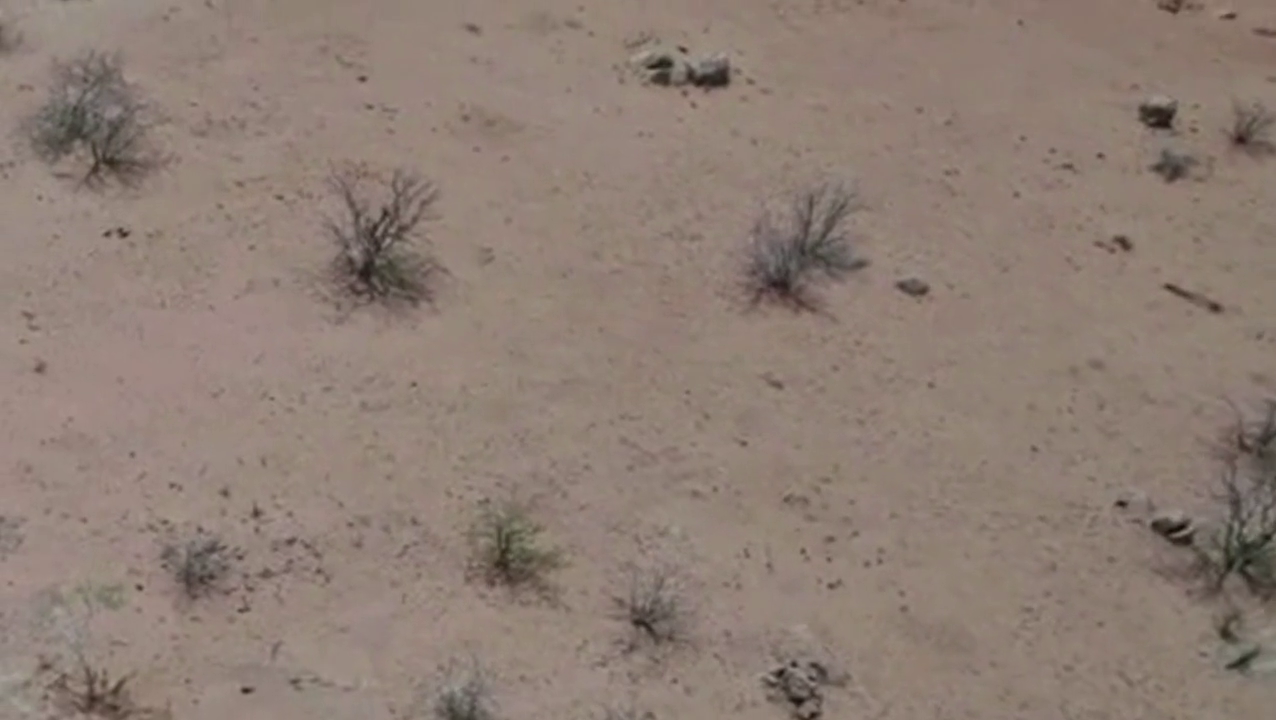
#> input picture frame 29 of desertPOVedit.mp4, 1276 x 720 px
$ python bush.py
#> lines starting #> are read from the running program, lines starting #| are printed output that depends on the picture; after the words box and inside, x2 and y2 are one past the last pixel; in counts of white or black regions, pixels touching at a corner belong together
#> further down, frame is the input picture: shape (720, 1276, 3); mean B, G, R 115.7, 125.4, 141.5
import cv2
import numpy as np
import largestinteriorrectangle as lir

#test
#video from https://www.vecteezy.com/video/39396573-giraffes-running-in-the-desert-in-africa

# Convert RGB to HSV
target_rgb = np.uint8([[[159, 140, 131]]])
target_hsv = cv2.cvtColor(target_rgb, cv2.COLOR_RGB2HSV)[0][0]

# print(target_hsv)

# Define the range for the target color in HSV, add value clamping to prevent invalid HSV ranges
hue = target_hsv[0]
sat = target_hsv[1]
val = target_hsv[2]

lower_color = np.array([
    max(0, hue - 20),
    max(0, sat - 40),
    max(0, val - 40)
])

upper_color = np.array([
    min(179, hue + 20),
    min(255, sat + 40),
    min(255, val + 40)
])

# Function to process frame and detect areas of the target color
def detect_landing_areas(frame):
    # Convert the image to the HSV color space
    hsv = cv2.cvtColor(frame, cv2.COLOR_BGR2HSV)
#> hsv: shape (720, 1276, 3); mean H, S, V 11.4, 46.6, 141.5

    # Create a mask for the target color
    mask = cv2.inRange(hsv, lower_color, upper_color)
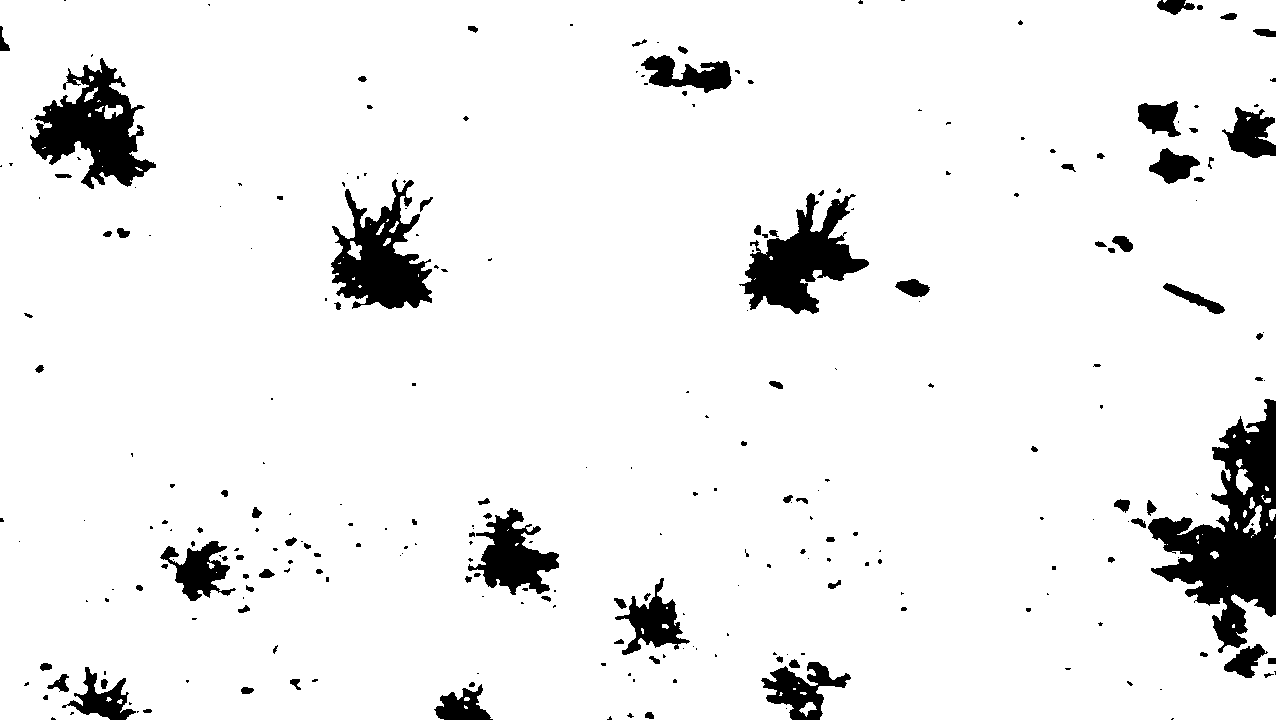
#> mask: shape (720, 1276); 93.3% white; 271 black regions (168 under 20 px)
    cv2.imshow('Mask', mask)

    # Find contours of the target color areas
    contours, _ = cv2.findContours(mask, cv2.RETR_EXTERNAL, cv2.CHAIN_APPROX_SIMPLE)
#> contours = 35 contours, 26 with area under 20; largest, box (x1, y1, x2, y2) and area: (0, 0, 1276, 720) 893402, (1236, 469, 1253, 495) 228, (1243, 505, 1262, 535) 200, (799, 702, 817, 717) 97, (1269, 509, 1276, 521) 49

    # Sort contours by area in descending order
    contours = sorted(contours, key=cv2.contourArea, reverse=True)

    # Define colors for the top 3 largest contours
    colors = [(0, 255, 0), (255, 0, 0), (0, 0, 255)] # Green, Blue, Red

    # Highlight the top 3 largest contours
    for i, contour in enumerate(contours[:3]):
        # Calculate the center of the contour
        M = cv2.moments(contour)
        if M["m00"] != 0:
            cX = int(M["m10"] / M["m00"])
            cY = int(M["m01"] / M["m00"])

        # Draw the contour and its center on the frame
        cv2.drawContours(frame, [contour], -1, colors[i], 2)
        cv2.circle(frame, (cX, cY), 7, colors[i], -1)
        cv2.putText(frame, f"Landing Zone {i+1}", (cX - 20, cY - 20),
        cv2.FONT_HERSHEY_SIMPLEX, 0.5, colors[i], 2)

        # Print the coordinates of the center of the largest contour
        if i == 0:
            print(f"Largest Landing Zone Center: ({cX}, {cY})")
#> this loop made 3 passes
#> (cX, cY) on passes 1 to 3: (626, 355), (1242, 481), (1254, 521)
#| Largest Landing Zone Center: (626, 355)
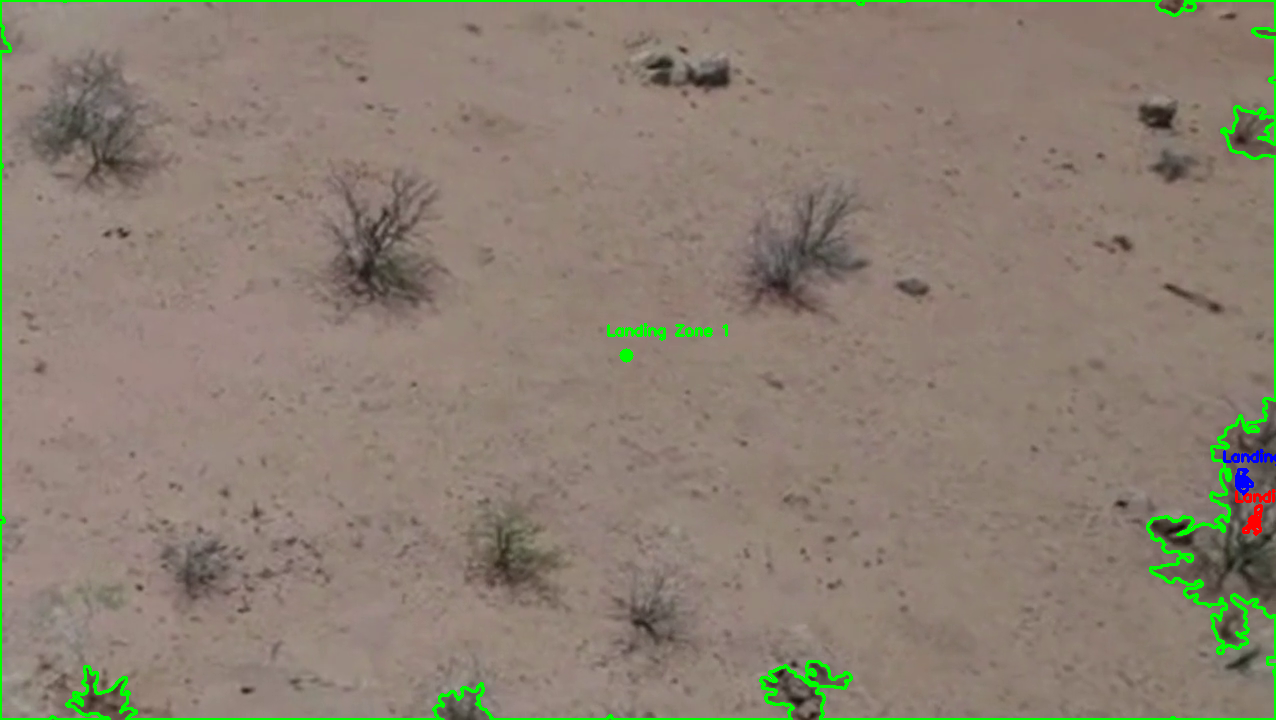
#> frame: shape (720, 1276, 3); 1.84% of pixels changed, all inside (x1, y1, x2, y2) = (0, 0, 1276, 720)

    return frame


#switch between image and video testing
test = "video"
# test = "image"

if test == "video":
# Open the video file
    cap = cv2.VideoCapture('desertPOVedit.mp4')

    # Check if the video file opened successfully
    if not cap.isOpened():
        print("Error: Could not open video file.")
        exit()

    while cap.isOpened():
        # Read a frame from the video
        ret, frame = cap.read()

        # If the frame was read successfully, process it
        if ret:
            # Process the frame
            processed_frame = detect_landing_areas(frame)

            # Display the result
            cv2.imshow('Landing Area Detection', processed_frame)

            # Exit if the user presses the 'q' key
            if cv2.waitKey(1) & 0xFF == ord('q'):
#> (key q is pressed here)
                break
        else:
            break

    # Release the video capture object and close all OpenCV windows
    cap.release()
    cv2.destroyAllWindows()
elif test == "image":
    # Load the test image
    image = cv2.imread('vegetation.jpg')

    # Process the image
    processed_image = detect_landing_areas(image)

    # Display the result
    cv2.imshow('Landing Area Detection', processed_image)
    cv2.waitKey(0)
    cv2.destroyAllWindows()

$ run again, starting later in the video
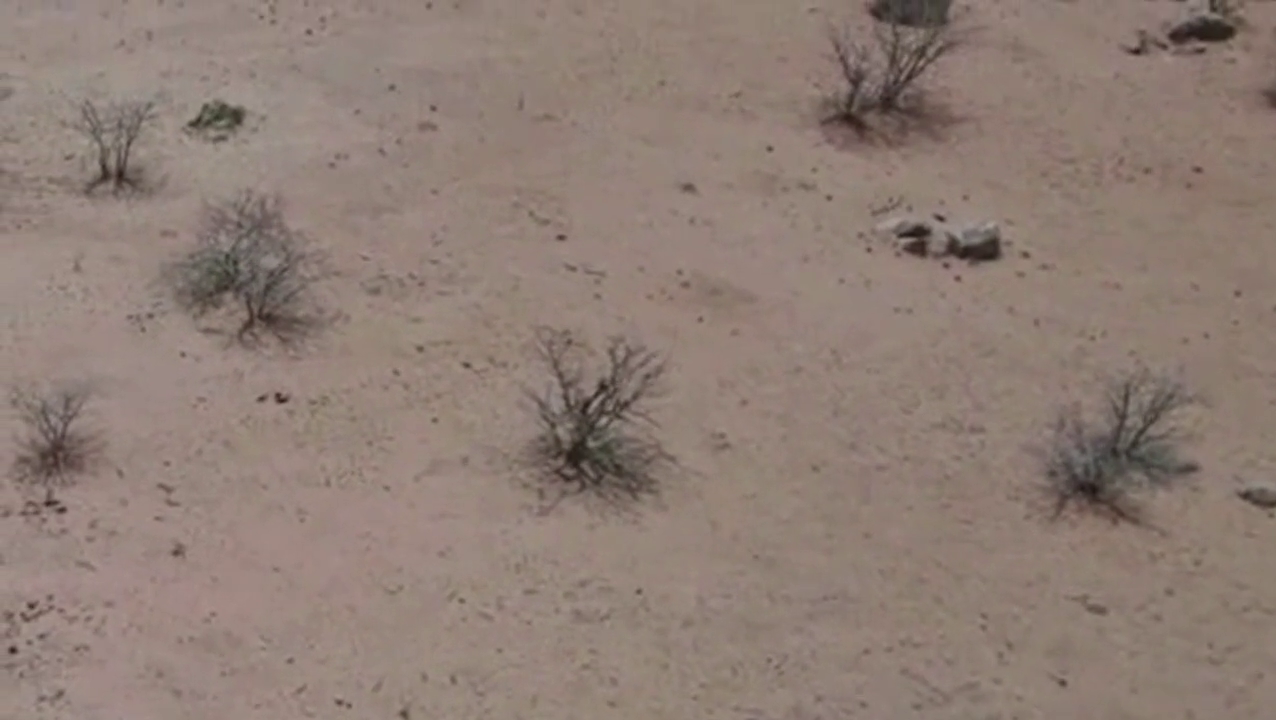
#> input picture frame 131 of desertPOVedit.mp4, 1276 x 720 px
#> frame is the input picture: shape (720, 1276, 3); mean B, G, R 116.4, 125.1, 142.2
#> hsv: shape (720, 1276, 3); mean H, S, V 10.3, 46.5, 142.2
#> in detect_landing_areas, `mask = cv2.inRange(hsv, lower_color, upper_color)`:
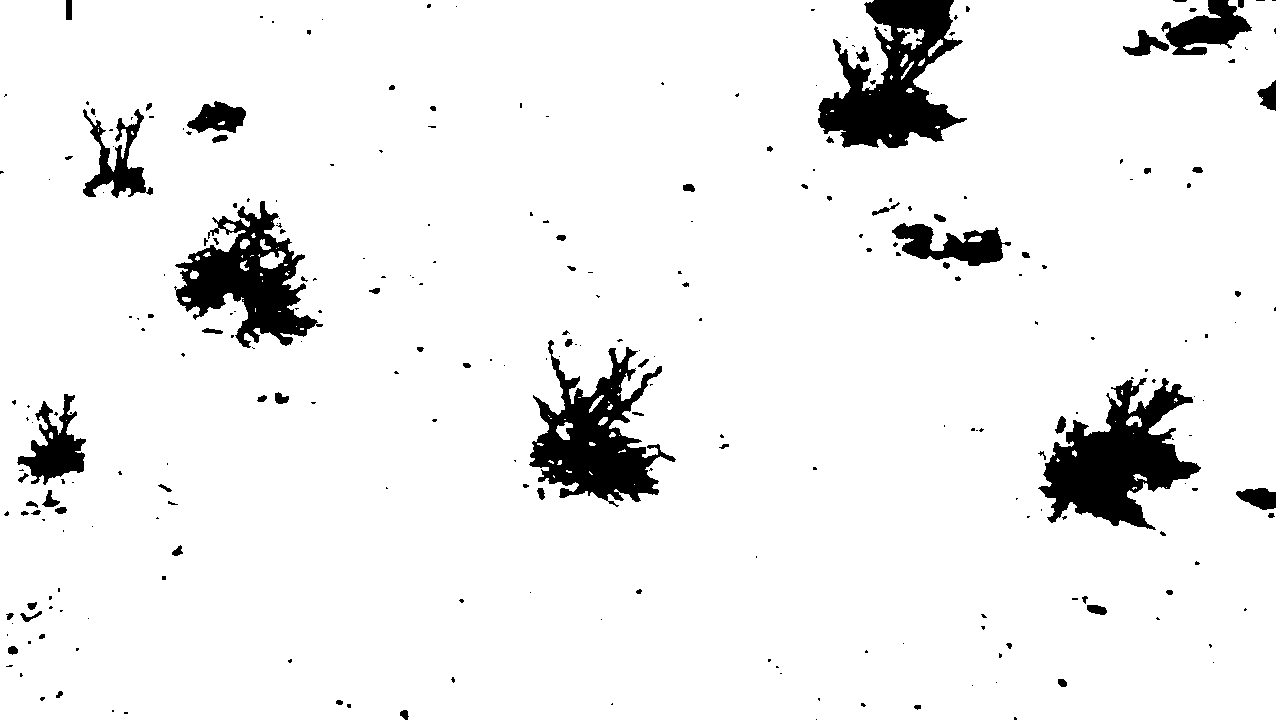
#> mask: shape (720, 1276); 93.4% white; 272 black regions (191 under 20 px)
#> contours = 16 contours, 10 with area under 20; largest, box (x1, y1, x2, y2) and area: (0, 0, 1276, 720) 900202, (897, 28, 925, 50) 237, (928, 39, 943, 57) 77, (900, 54, 908, 67) 40, (901, 61, 914, 80) 35, (918, 58, 925, 66) 21
#> the loop in detect_landing_areas, `for i, contour in enumerate(contours[:3]):` made 3 passes
#> (cX, cY) on passes 1 to 3: (631, 364), (912, 36), (934, 47)
#> (printed output is left out)
#> after the loop in detect_landing_areas, `for i, contour in enumerate(contours[:3]):`:
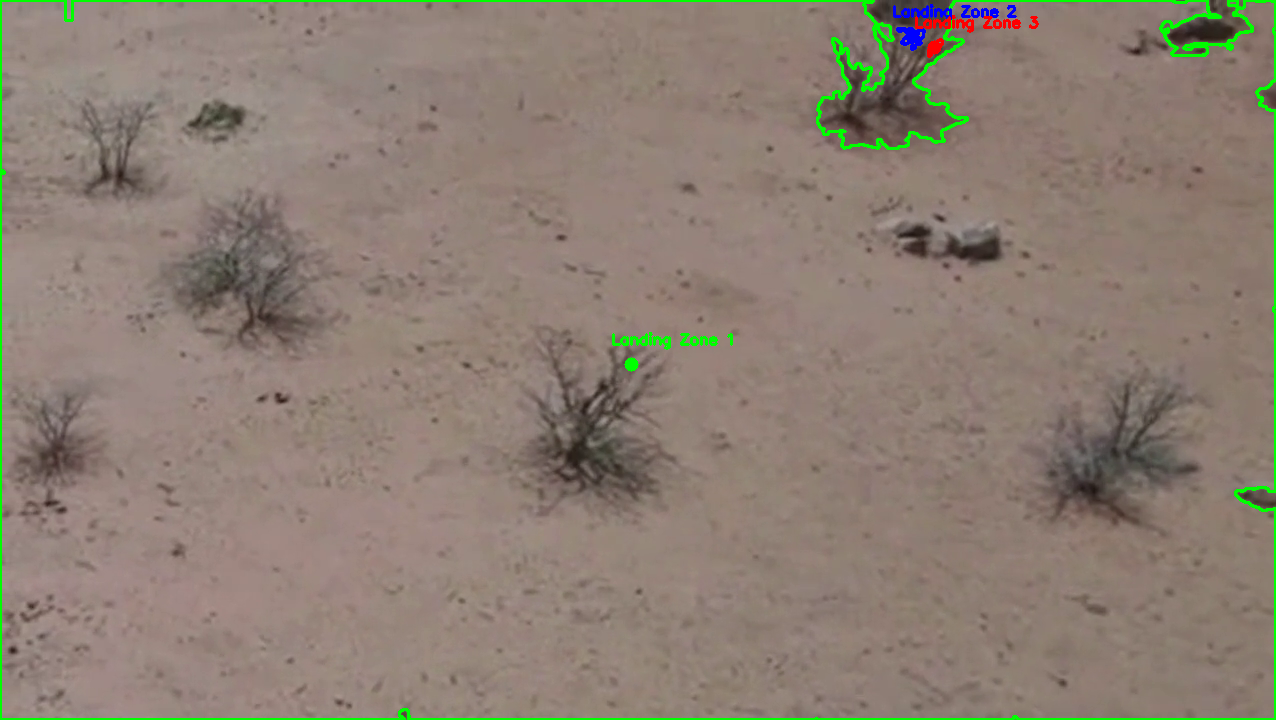
#> frame: shape (720, 1276, 3); 1.69% of pixels changed, all inside (x1, y1, x2, y2) = (0, 0, 1276, 720)

$ run again, starting later in the video
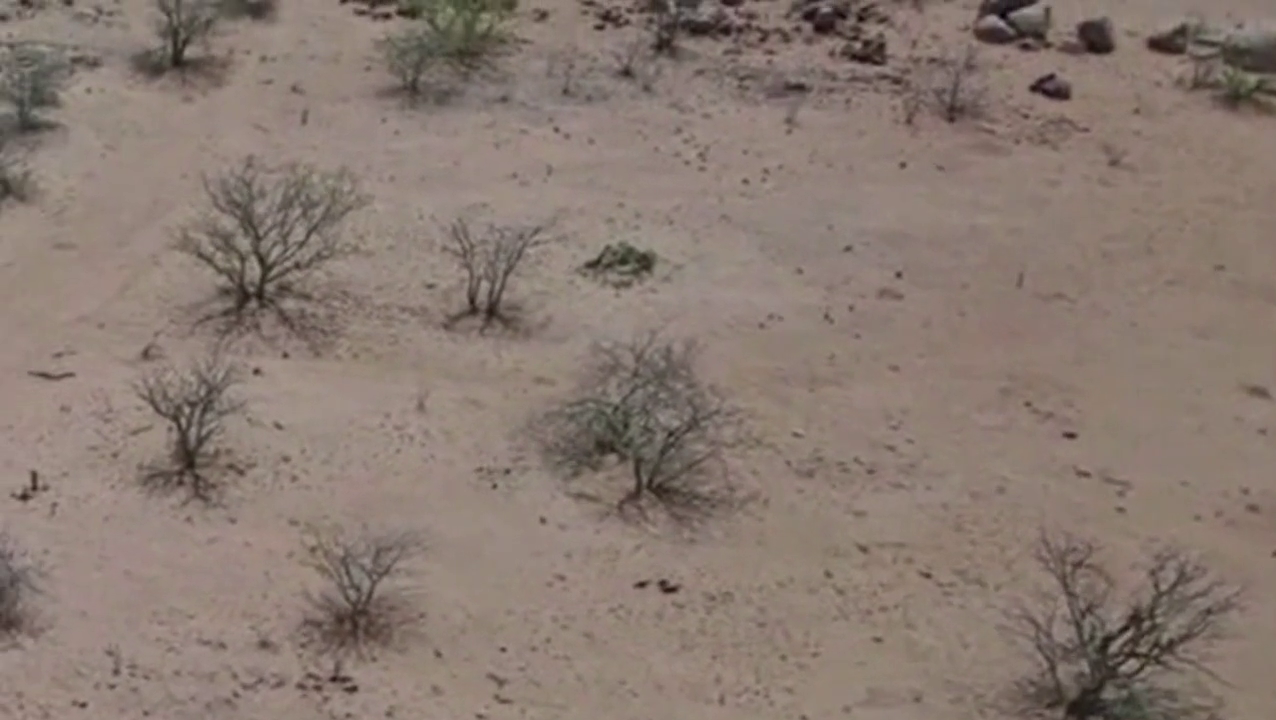
#> input picture frame 234 of desertPOVedit.mp4, 1276 x 720 px
#> frame is the input picture: shape (720, 1276, 3); mean B, G, R 112.7, 121.4, 136.7
#> hsv: shape (720, 1276, 3); mean H, S, V 11.7, 45.4, 136.7
#> in detect_landing_areas, `mask = cv2.inRange(hsv, lower_color, upper_color)`:
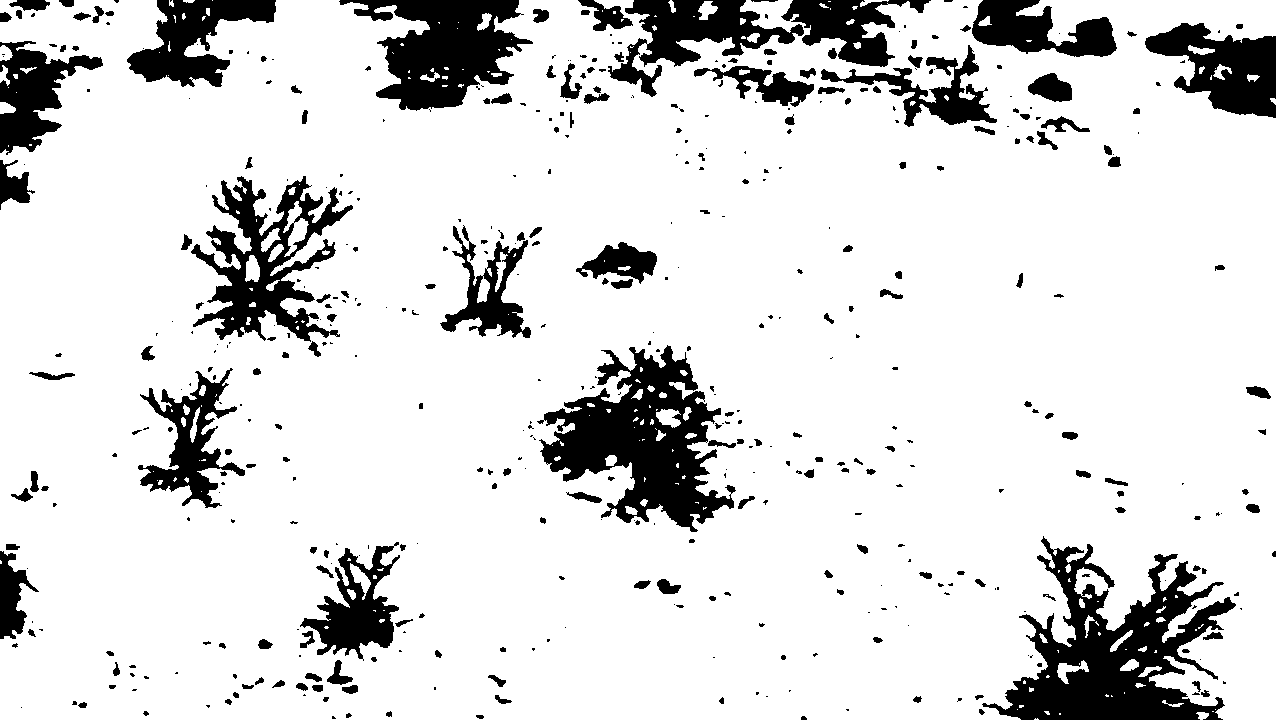
#> mask: shape (720, 1276); 85.7% white; 471 black regions (261 under 20 px)
#> contours = 109 contours, 76 with area under 20; largest, box (x1, y1, x2, y2) and area: (0, 0, 1276, 720) 842305, (1057, 660, 1089, 684) 252, (698, 1, 718, 20) 194, (0, 45, 13, 61) 132, (1120, 659, 1139, 671) 124
#> the loop in detect_landing_areas, `for i, contour in enumerate(contours[:3]):` made 3 passes
#> (cX, cY) on passes 1 to 3: (628, 370), (1069, 669), (706, 9)
#> (printed output is left out)
#> after the loop in detect_landing_areas, `for i, contour in enumerate(contours[:3]):`:
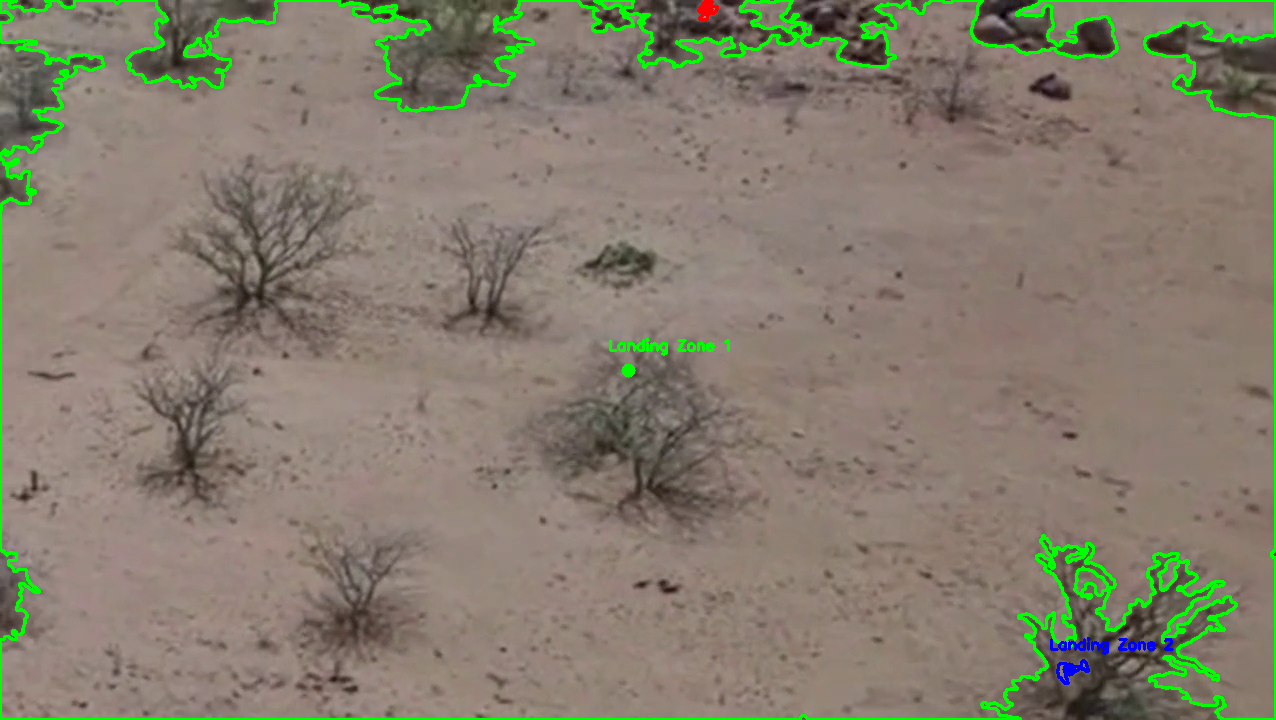
#> frame: shape (720, 1276, 3); 3.14% of pixels changed, all inside (x1, y1, x2, y2) = (0, 0, 1276, 720)
